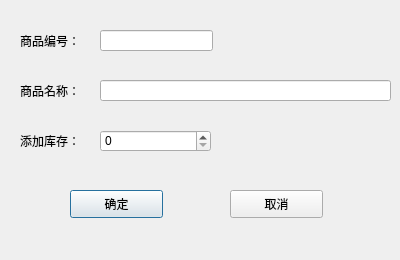
<?xml version="1.0" encoding="UTF-8"?>
<ui version="4.0">
 <class>Stockdlg</class>
 <widget class="QDialog" name="Stockdlg">
  <property name="geometry">
   <rect>
    <x>0</x>
    <y>0</y>
    <width>400</width>
    <height>260</height>
   </rect>
  </property>
  <property name="windowTitle">
   <string>Dialog</string>
  </property>
  <widget class="QLabel" name="label">
   <property name="geometry">
    <rect>
     <x>20</x>
     <y>30</y>
     <width>72</width>
     <height>21</height>
    </rect>
   </property>
   <property name="text">
    <string>商品编号：</string>
   </property>
  </widget>
  <widget class="QLabel" name="label_2">
   <property name="geometry">
    <rect>
     <x>20</x>
     <y>80</y>
     <width>72</width>
     <height>21</height>
    </rect>
   </property>
   <property name="text">
    <string>商品名称：</string>
   </property>
  </widget>
  <widget class="QLineEdit" name="tradecodelineEdit">
   <property name="geometry">
    <rect>
     <x>100</x>
     <y>30</y>
     <width>113</width>
     <height>21</height>
    </rect>
   </property>
  </widget>
  <widget class="QSpinBox" name="qtyspinBox">
   <property name="geometry">
    <rect>
     <x>100</x>
     <y>130</y>
     <width>111</width>
     <height>22</height>
    </rect>
   </property>
   <property name="maximum">
    <number>999999</number>
   </property>
  </widget>
  <widget class="QPushButton" name="OkBtn">
   <property name="geometry">
    <rect>
     <x>70</x>
     <y>190</y>
     <width>93</width>
     <height>28</height>
    </rect>
   </property>
   <property name="text">
    <string>确定</string>
   </property>
  </widget>
  <widget class="QPushButton" name="CancelBtn">
   <property name="geometry">
    <rect>
     <x>230</x>
     <y>190</y>
     <width>93</width>
     <height>28</height>
    </rect>
   </property>
   <property name="text">
    <string>取消</string>
   </property>
  </widget>
  <widget class="QLabel" name="qtylabel">
   <property name="geometry">
    <rect>
     <x>20</x>
     <y>130</y>
     <width>72</width>
     <height>21</height>
    </rect>
   </property>
   <property name="text">
    <string>添加库存：</string>
   </property>
  </widget>
  <widget class="QLineEdit" name="fullnamelineEdit">
   <property name="geometry">
    <rect>
     <x>100</x>
     <y>80</y>
     <width>291</width>
     <height>21</height>
    </rect>
   </property>
  </widget>
 </widget>
 <resources/>
 <connections/>
</ui>
